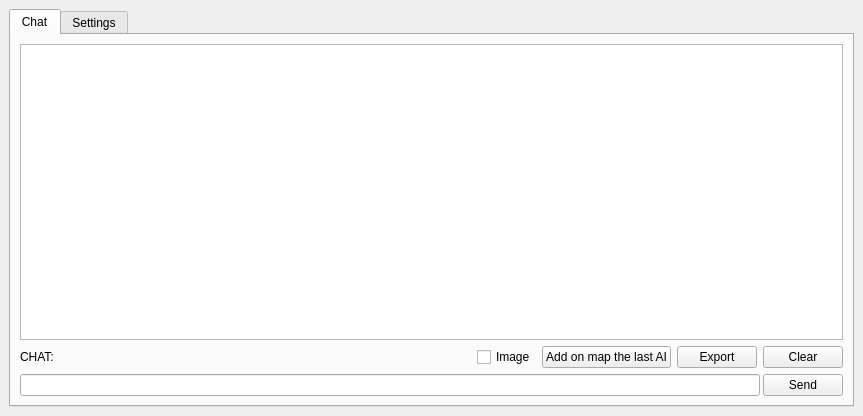
<?xml version="1.0" encoding="UTF-8"?>
<ui version="4.0">
 <class>qchatgpt</class>
 <widget class="QDockWidget" name="qchatgpt">
  <property name="geometry">
   <rect>
    <x>0</x>
    <y>0</y>
    <width>863</width>
    <height>416</height>
   </rect>
  </property>
  <property name="windowTitle">
   <string>QChatGPT</string>
  </property>
  <widget class="QWidget" name="dockWidgetContents">
   <layout class="QGridLayout" name="gridLayout">
    <item row="0" column="0">
     <widget class="QTabWidget" name="tabWidget">
      <property name="currentIndex">
       <number>0</number>
      </property>
      <widget class="QWidget" name="tab">
       <attribute name="title">
        <string>Chat</string>
       </attribute>
       <layout class="QGridLayout" name="gridLayout_2">
        <item row="0" column="0">
         <layout class="QVBoxLayout" name="verticalLayout">
          <item>
           <widget class="QTextBrowser" name="chatgpt_ans">
            <property name="sizePolicy">
             <sizepolicy hsizetype="Expanding" vsizetype="Minimum">
              <horstretch>0</horstretch>
              <verstretch>0</verstretch>
             </sizepolicy>
            </property>
           </widget>
          </item>
          <item>
           <layout class="QHBoxLayout" name="horizontalLayout_2">
            <item>
             <widget class="QLabel" name="label">
              <property name="sizePolicy">
               <sizepolicy hsizetype="Minimum" vsizetype="Preferred">
                <horstretch>0</horstretch>
                <verstretch>0</verstretch>
               </sizepolicy>
              </property>
              <property name="text">
               <string>CHAT:</string>
              </property>
             </widget>
            </item>
            <item>
             <spacer name="horizontalSpacer">
              <property name="orientation">
               <enum>Qt::Horizontal</enum>
              </property>
              <property name="sizeHint" stdset="0">
               <size>
                <width>40</width>
                <height>20</height>
               </size>
              </property>
             </spacer>
            </item>
            <item>
             <widget class="QCheckBox" name="image">
              <property name="text">
               <string>Image</string>
              </property>
             </widget>
            </item>
            <item>
             <widget class="QPushButton" name="addonmap">
              <property name="toolTip">
               <string>e.g. Give me a geojson format for Cyprus cities</string>
              </property>
              <property name="text">
               <string>Add on map the last AI</string>
              </property>
             </widget>
            </item>
            <item>
             <widget class="QPushButton" name="export_ans">
              <property name="focusPolicy">
               <enum>Qt::NoFocus</enum>
              </property>
              <property name="text">
               <string>Export</string>
              </property>
             </widget>
            </item>
            <item>
             <widget class="QPushButton" name="clear_ans">
              <property name="focusPolicy">
               <enum>Qt::NoFocus</enum>
              </property>
              <property name="text">
               <string>Clear</string>
              </property>
             </widget>
            </item>
           </layout>
          </item>
          <item>
           <layout class="QHBoxLayout" name="horizontalLayout">
            <property name="spacing">
             <number>3</number>
            </property>
            <item>
             <widget class="QLineEdit" name="question">
              <property name="sizePolicy">
               <sizepolicy hsizetype="Expanding" vsizetype="Fixed">
                <horstretch>0</horstretch>
                <verstretch>0</verstretch>
               </sizepolicy>
              </property>
              <property name="text">
               <string/>
              </property>
             </widget>
            </item>
            <item>
             <widget class="QPushButton" name="send_chat">
              <property name="sizePolicy">
               <sizepolicy hsizetype="Minimum" vsizetype="Fixed">
                <horstretch>0</horstretch>
                <verstretch>0</verstretch>
               </sizepolicy>
              </property>
              <property name="maximumSize">
               <size>
                <width>16777215</width>
                <height>16777215</height>
               </size>
              </property>
              <property name="focusPolicy">
               <enum>Qt::StrongFocus</enum>
              </property>
              <property name="text">
               <string>Send</string>
              </property>
             </widget>
            </item>
           </layout>
          </item>
         </layout>
        </item>
       </layout>
      </widget>
      <widget class="QWidget" name="tab_2">
       <attribute name="title">
        <string>Settings</string>
       </attribute>
       <layout class="QVBoxLayout" name="verticalLayout_3">
        <item>
         <layout class="QVBoxLayout" name="verticalLayout_2">
          <item>
           <layout class="QHBoxLayout" name="horizontalLayout_6">
            <item>
             <widget class="QLabel" name="label_7">
              <property name="toolTip">
               <string>The model which will generate the completion.</string>
              </property>
              <property name="text">
               <string>&lt;a href=&quot;https://platform.openai.com/docs/models/overview&quot;&gt;Models &lt;/a&gt;:</string>
              </property>
              <property name="openExternalLinks">
               <bool>false</bool>
              </property>
             </widget>
            </item>
            <item>
             <spacer name="horizontalSpacer_6">
              <property name="orientation">
               <enum>Qt::Horizontal</enum>
              </property>
              <property name="sizeType">
               <enum>QSizePolicy::Minimum</enum>
              </property>
              <property name="sizeHint" stdset="0">
               <size>
                <width>40</width>
                <height>20</height>
               </size>
              </property>
             </spacer>
            </item>
            <item>
             <widget class="QComboBox" name="model">
              <property name="sizePolicy">
               <sizepolicy hsizetype="Preferred" vsizetype="Fixed">
                <horstretch>0</horstretch>
                <verstretch>0</verstretch>
               </sizepolicy>
              </property>
              <property name="focusPolicy">
               <enum>Qt::WheelFocus</enum>
              </property>
              <property name="sizeAdjustPolicy">
               <enum>QComboBox::AdjustToContents</enum>
              </property>
              <item>
               <property name="text">
                <string>text-davinci-003</string>
               </property>
              </item>
              <item>
               <property name="text">
                <string>gpt-3.5-turbo</string>
               </property>
              </item>
              <item>
               <property name="text">
                <string>gpt-3.5-turbo-0301</string>
               </property>
              </item>
              <item>
               <property name="text">
                <string>text-curie-001</string>
               </property>
              </item>
              <item>
               <property name="text">
                <string>text-babbage-001</string>
               </property>
              </item>
              <item>
               <property name="text">
                <string>text-ada-001</string>
               </property>
              </item>
              <item>
               <property name="text">
                <string>code-davinci-002</string>
               </property>
              </item>
              <item>
               <property name="text">
                <string>code-cushman-001</string>
               </property>
              </item>
             </widget>
            </item>
            <item>
             <spacer name="horizontalSpacer_3">
              <property name="orientation">
               <enum>Qt::Horizontal</enum>
              </property>
              <property name="sizeHint" stdset="0">
               <size>
                <width>40</width>
                <height>20</height>
               </size>
              </property>
             </spacer>
            </item>
           </layout>
          </item>
          <item>
           <layout class="QHBoxLayout" name="horizontalLayout_4">
            <item>
             <widget class="QLabel" name="label_5">
              <property name="toolTip">
               <string>Controls randomness: Lowering results in less random completions. As the temperature approaches zero, the model will become deterministic and repetitive.</string>
              </property>
              <property name="text">
               <string>Temperature:     </string>
              </property>
             </widget>
            </item>
            <item>
             <widget class="QDoubleSpinBox" name="temperature">
              <property name="decimals">
               <number>1</number>
              </property>
              <property name="maximum">
               <double>1.000000000000000</double>
              </property>
              <property name="singleStep">
               <double>0.100000000000000</double>
              </property>
             </widget>
            </item>
            <item>
             <spacer name="horizontalSpacer_4">
              <property name="orientation">
               <enum>Qt::Horizontal</enum>
              </property>
              <property name="sizeHint" stdset="0">
               <size>
                <width>40</width>
                <height>20</height>
               </size>
              </property>
             </spacer>
            </item>
           </layout>
          </item>
          <item>
           <layout class="QHBoxLayout" name="horizontalLayout_3">
            <item>
             <widget class="QLabel" name="label_6">
              <property name="toolTip">
               <string>One token is roughly 4 characters for normal English text</string>
              </property>
              <property name="text">
               <string>Maximum length:</string>
              </property>
             </widget>
            </item>
            <item>
             <widget class="QSpinBox" name="max_tokens">
              <property name="focusPolicy">
               <enum>Qt::WheelFocus</enum>
              </property>
              <property name="minimum">
               <number>1</number>
              </property>
              <property name="maximum">
               <number>4000</number>
              </property>
             </widget>
            </item>
            <item>
             <spacer name="horizontalSpacer_5">
              <property name="orientation">
               <enum>Qt::Horizontal</enum>
              </property>
              <property name="sizeHint" stdset="0">
               <size>
                <width>40</width>
                <height>20</height>
               </size>
              </property>
             </spacer>
            </item>
           </layout>
          </item>
          <item>
           <layout class="QHBoxLayout" name="horizontalLayout_7">
            <item>
             <widget class="QLabel" name="label_3">
              <property name="sizePolicy">
               <sizepolicy hsizetype="Fixed" vsizetype="Preferred">
                <horstretch>0</horstretch>
                <verstretch>0</verstretch>
               </sizepolicy>
              </property>
              <property name="text">
               <string>Image size:        </string>
              </property>
             </widget>
            </item>
            <item>
             <widget class="QComboBox" name="image_size">
              <property name="sizePolicy">
               <sizepolicy hsizetype="Preferred" vsizetype="Fixed">
                <horstretch>0</horstretch>
                <verstretch>0</verstretch>
               </sizepolicy>
              </property>
              <property name="focusPolicy">
               <enum>Qt::WheelFocus</enum>
              </property>
              <property name="sizeAdjustPolicy">
               <enum>QComboBox::AdjustToContents</enum>
              </property>
              <item>
               <property name="text">
                <string>256x256</string>
               </property>
              </item>
              <item>
               <property name="text">
                <string>512x512</string>
               </property>
              </item>
              <item>
               <property name="text">
                <string>1024x1024</string>
               </property>
              </item>
             </widget>
            </item>
           </layout>
          </item>
          <item>
           <layout class="QHBoxLayout" name="horizontalLayout_5">
            <item>
             <widget class="QLabel" name="label_2">
              <property name="toolTip">
               <string>If you want, you can use your API key.</string>
              </property>
              <property name="text">
               <string>&lt;a href=&quot;https://platform.openai.com/account/api-keys&quot;&gt;Use your API key&lt;/a&gt;</string>
              </property>
              <property name="wordWrap">
               <bool>true</bool>
              </property>
             </widget>
            </item>
            <item>
             <widget class="QLineEdit" name="custom_apikey">
              <property name="focusPolicy">
               <enum>Qt::ClickFocus</enum>
              </property>
              <property name="toolTip">
               <string>If you want, you can use your API key.</string>
              </property>
             </widget>
            </item>
            <item>
             <spacer name="horizontalSpacer_2">
              <property name="orientation">
               <enum>Qt::Horizontal</enum>
              </property>
              <property name="sizeHint" stdset="0">
               <size>
                <width>40</width>
                <height>20</height>
               </size>
              </property>
             </spacer>
            </item>
           </layout>
          </item>
          <item>
           <spacer name="verticalSpacer">
            <property name="orientation">
             <enum>Qt::Vertical</enum>
            </property>
            <property name="sizeHint" stdset="0">
             <size>
              <width>20</width>
              <height>40</height>
             </size>
            </property>
           </spacer>
          </item>
         </layout>
        </item>
       </layout>
      </widget>
     </widget>
    </item>
   </layout>
  </widget>
 </widget>
 <resources/>
 <connections/>
</ui>
